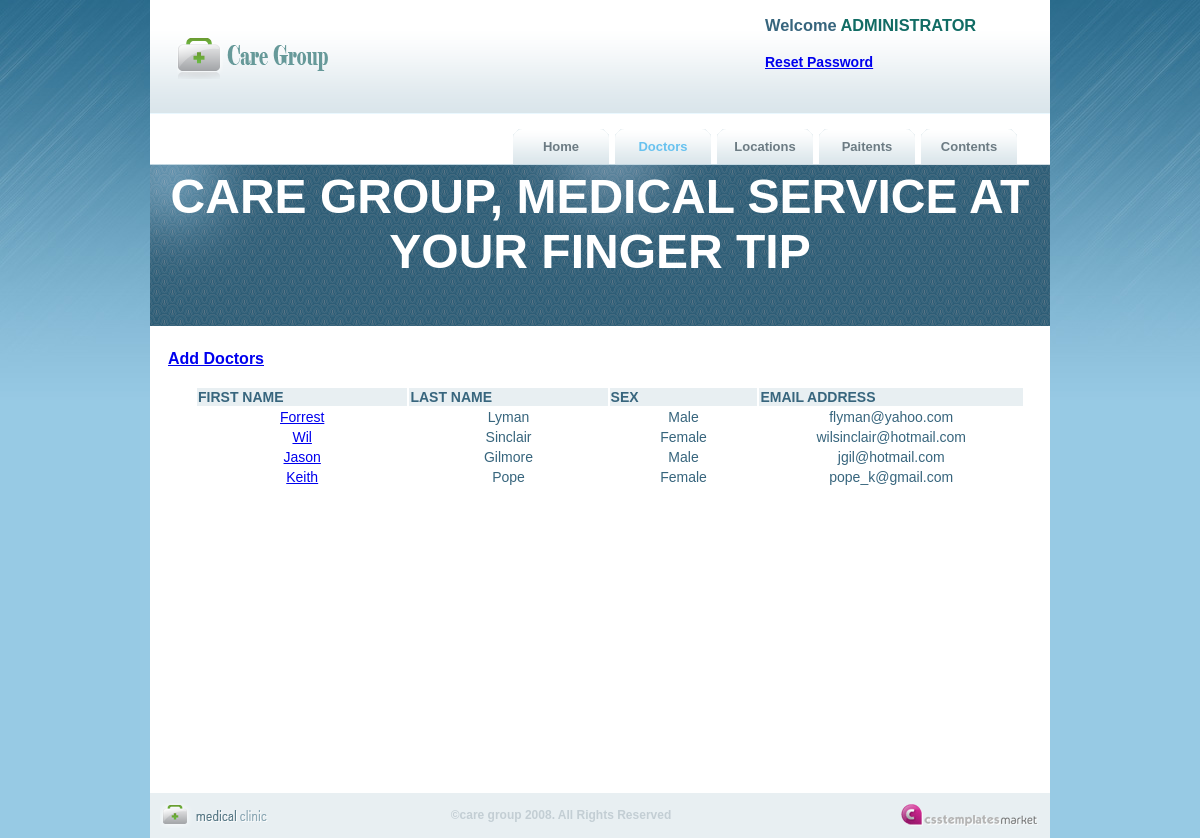
Screenshot of /ViewDoctors.php (signed in) with the database file from the repository.
### tables this page shows
CREATE TABLE `users_table` (
  `id` int(10) unsigned NOT NULL auto_increment,
  `First_Name` varchar(45) NOT NULL,
  `Last_Name` varchar(45) NOT NULL,
  `Other_Names` varchar(45) NOT NULL,
  `Gender` varchar(8) NOT NULL,
  `Address` varchar(150) NOT NULL,
  `Mobile_No` decimal(18,0) NOT NULL,
  `EmailAddy` varchar(50) NOT NULL,
  `DOB` date NOT NULL,
  `DocID` varchar(20) default NULL,
  `PaitentID` varchar(20) default NULL,
  `User_Type` varchar(45) NOT NULL,
  PRIMARY KEY  (`id`),
  KEY `FK_users_doctor` (`DocID`),
  KEY `FK_users_table_1` (`EmailAddy`),
  KEY `FK_users_patient` (`PaitentID`)
);

### Include/db.php (called while the page is built, shortened)
<?php
    class DataManager
    {
        var $user = "Admin";
        var $pass = "P@SSW)RD";
        var $dbHost = "localhost";
        function DataManager()
        {
            $this->con = mysql_connect($this->dbHost, $this->user, $this->pass)
            or die ("Could not connect to db: " . mysql_error());
		}
		function getDoctors()
		{
			return mysql_query("SELECT * FROM users_table where User_Type = 'DOCTOR' ");
		}
	}
?>

### ViewDoctors.php (the view, shortened to what this page needs)
<?php
require_once("Include/db.php");
$db=new DataManager();
    if (array_key_exists("User", $_SESSION) && $_SESSION['ROLE']=='ADMIN')
    {
		$user=$_SESSION['User'];
     }
    else
    {
        header('Location: login.php' );
    }
?>
<!DOCTYPE HTML>
<html>
<head>
<link href="Style/style.css" rel="stylesheet" type="text/css">
</head>
<body>
<div id="main_container">
  <div class="header">
    	<div id="logo"><a href="index.php"><img src="Style/images/logo.png" alt="" title="" width="162" height="54" border="0" /></a></div>
   	<div class="right_header">
      <div class="top_menu">
        <h3>Welcome  <span class="dark_blue"><?php echo $user;?></span></h3>
            <h4><a href="changePW.php">Reset Password</a></h4>
      </div>
      <div id="menu">
                <ul>
                    <li><a href="AdminHome.php" title="">Home</a></li>
                    <li><a class="current" href="#" title="">Doctors</a></li>
                    <li><a href="Locations.php" title="">Locations</a></li>
                    <li><a href="Paitents.php" title="">Paitents</a></li>
                    <li><a href="AddContent.php" title="">Contents</a></li>
                </ul>
      </div>
    </div>
  </div>
    <div class="pattern_bg1">
   <marquee> <h1><font size="+6">CARE GROUP, MEDICAL SERVICE AT YOUR FINGER TIP</font></h1></p></marquee>
  </div>
    <div id="main_content">
     <br/>
    <table width="260" align="left">
      <tr align="center">
        <td width="117" align="left"><h2><a href="AddDoctor.php"><strong>Add Doctors</strong></a></h2></td>
      </tr>
    </table>
    <p>&nbsp;</p>
    <div id="programMenu">
      <table width="830" border="0" align="center">
        <tr bgcolor="#E8EFF2">
          <th width="119"><strong>FIRST NAME</strong></th>
          <th width="112"><strong>LAST NAME</strong></th>
          <th width="83"><strong>SEX</strong></th>
          <th width="145">EMAIL ADDRESS</th>
        </tr>
        <?php
			  $result=$db->getDoctors();
			  while($row=mysql_fetch_array($result))
			  {
				echo'
				  <tr  align="center" valign="baseline">
					<td><a href="Doctors.php?Doc_ID='.$row['DocID'].'">'.$row['First_Name'].'</td>
					<td>'.$row['Last_Name'].'</td>
					<td>'.$row['Gender'].'</td>
					<td>'.$row['EmailAddy'].'</td>
				  </tr>';
			 }
		?>
      </table>
    </div>
    </div>
</div>
     <div id="footer">
     	<div class="copyright">
        <img src="Style/images/footer_logo.gif" alt="" title="" />
        </div>
        <div class="center_footer">&copy;care group 2008. All Rights Reserved</div>
   	   <div class="footer_links">
        <a href="http://csstemplatesmarket.com"><img src="Style/images/csstemplatesmarket.gif" alt="csstemplatesmarket" title="csstemplatesmarket" border="0" /></a><br />
   	   </div>
    </div>
</body>
</html>

### Style/style.css (style rules this page uses)
body { background:url(images/bg.jpg) no-repeat top center #97cae4; margin:0px; padding:0px; font-family:Arial, Helvetica, sans-serif; font-size:14px; color: #37657D; }
p { margin:0px; padding:0 0 5px 0; line-height:17px; text-align:left; color: #37657D; }
h1 { color:#fff; font-size:16px; font-weight:bold; margin:0px; padding:5px 0 5px 0; }
h2 { color:#759f1b; font-size:16px; float:left; font-weight:bold; margin:0px; padding:5px 0 0 0; }
span.dark_blue { color:#116c64; }
#main_container { width:900px; height:auto; margin:auto; background-color:#fff; }
.header { width:900px; height:114px; margin:auto; background:url(images/header_bg.gif) repeat-x; }
.right_header { float:right; width:550px; }
#logo { padding:30px 0 0 20px; float:left; }
#menu { width:540px; height:35px; float:right; padding:40px 0 0 0; }
#menu ul { list-style:none;padding:0px;margin:0px;display:block; font-weight:bold; }
#menu ul li { list-style:none;display:inline;float:left;width:96px;height:35px;padding:0px;line-height:35px;font-size:13px;margin:0 3px 0 3px; }
#menu ul li a { height:35px; width:96px;float:left;text-decoration:none;padding:0px;margin:0px;color:#6c7b83;text-align:center; background:url(images/menu_bt.gif) no-repeat center; }
#menu ul li a.current { height:35px;width:96px;float:left;text-decoration:none;padding:0px;margin:0px;color: #68C2EF;background:url(images/menu_bt.gif) no-repeat center; }
.top_menu { width:285px; float:right; }
.pattern_bg1 { width:900px; height:162px; clear:both; margin:auto; text-align:center; background:url(images/pattern_bg.gif) no-repeat center; }
#main_content { width:885px; height: autopx; margin: auto; padding:0 0 0 15px; }
#programMenu { width:850px; height:auto; float:right; margin-top: 10px; margin-right: 10px; margin-bottom: 300px; margin-left: 10px; padding: 5px; text-align: left; }
ol,ul,li { margin:auto; list-style:none; line-height:15px; }
#footer { margin:auto; width:900px; height:45px; color:#508aa1; background-color:#e8eff2; }
.copyright { float:left; padding:10px 0 0 10px; }
.center_footer { color:#c3ced4; font-size:12px; font-weight:bold; width:550px; padding:15px; text-align:center; float:left; }
.footer_links { float:right; padding:10px 10px 0 0; }

### rows the page displays
users_table: First_Name "Forrest", Last_Name "Lyman", Gender "Male", EmailAddy "flyman@yahoo.com"
users_table: First_Name "Wil", Last_Name "Sinclair", Gender "Female", EmailAddy "wilsinclair@hotmail.com"
users_table: First_Name "Jason", Last_Name "Gilmore", Gender "Male", EmailAddy "jgil@hotmail.com"
users_table: First_Name "Keith", Last_Name "Pope", Gender "Female", EmailAddy "pope_k@gmail.com"

### other values shown
$user "ADMINISTRATOR"
